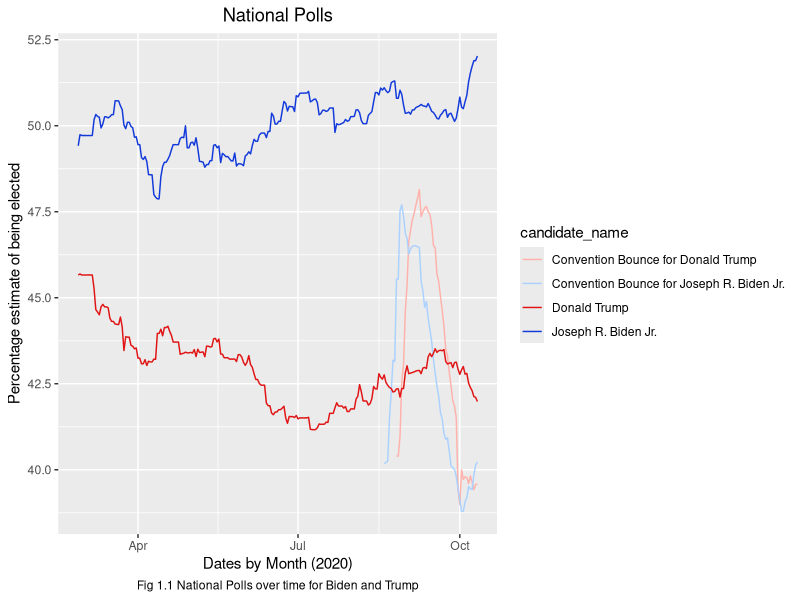
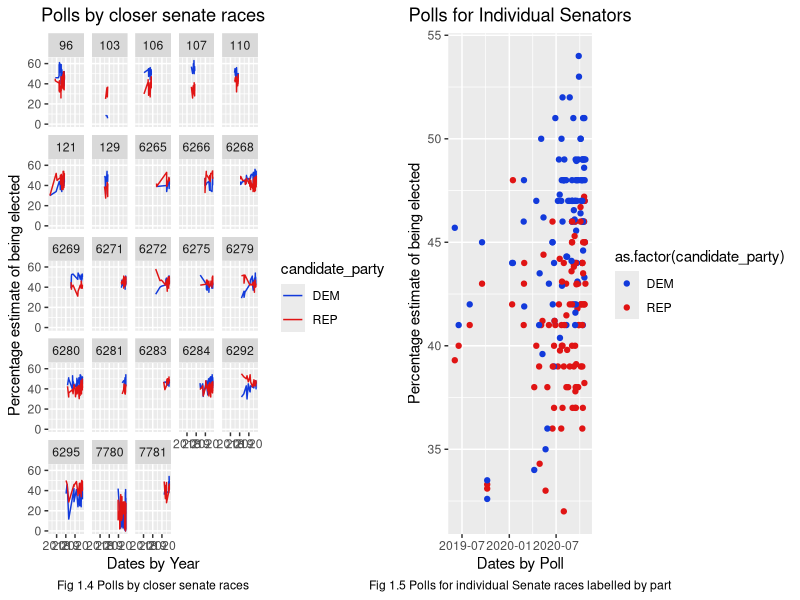

The R script that drew these images, in order:
## ---- chunk 1
library(tidyverse)
library(foreign)
library(gridExtra)
## ---- chunk 2
presidential_poll_averages_2020 <- read.csv("data/presidential_poll_averages_2020.csv") # note Maine and Nebraska are counted several times due to split electoral votes in this dataset
senate_polls <- read.csv("data/senate_polls.csv")
## ---- chunk 3
p0 <- presidential_poll_averages_2020 %>%
  filter(state == "National") %>% ggplot(aes(x = as.Date(modeldate, format = "%m/%d/%y"), y = pct_estimate, color = candidate_name)) + geom_line() + labs(title = "National Polls", caption = "Fig 1.1 National Polls over time for Biden and Trump") + scale_colour_manual(values = c("Joseph R. Biden Jr." = "#123adb", "Donald Trump" = "#E01414", "Convention Bounce for Donald Trump" = "#ffb2ab","Convention Bounce for Joseph R. Biden Jr." =  "#abd1ff")) + xlab("Dates by Month (2020)") + ylab("Percentage estimate of being elected") + theme(plot.title = element_text(hjust = 0.5), , plot.caption = element_text(hjust = 0.5))

p1 <- presidential_poll_averages_2020 %>%
  filter(state != "National") %>% 
  filter(state != "ME-1") %>%
  filter(state != "ME-2") %>%
  filter(state != "NE-1") %>%
  filter(state != "NE-2") %>%
  filter(candidate_name == "Donald Trump" | candidate_name == "Joseph R. Biden Jr.") %>%
  ggplot(aes(x = as.Date(modeldate, format = "%m/%d/%y"), y = pct_estimate, color = candidate_name)) + geom_line() + facet_wrap(~state) + labs(title = "Polls by state", caption = "Fig 1.2 State Polls over time for Biden and Trump") + scale_colour_manual(values = c("Joseph R. Biden Jr." = "#123adb", "Donald Trump" = "#E01414")) + xlab("Dates by Month (2020)") + ylab("Percentage estimate of being elected") + theme(plot.title = element_text(hjust = 0.5), , plot.caption = element_text(hjust = 0.5))

p2 <- presidential_poll_averages_2020 %>%
  filter(state == "Florida" | state == "Pennsylvania" | state == "Ohio" | state == "Michigan" | state == "North Carolina" | state == "Arizona" | state == "Wisconsin" |  state == "Iowa") %>%
  filter(candidate_name == "Donald Trump" | candidate_name == "Joseph R. Biden Jr.") %>%
  ggplot(aes(x = as.Date(modeldate, format = "%m/%d/%y"), y = pct_estimate, color = candidate_name)) + geom_line() + facet_wrap(~state) + labs(title = "Polls by Swing State", caption = "Fig 1.3 Swing State Polls over time for Biden and Trump specifically in the swing states (Democratic or Republican") + scale_colour_manual(values = c("Joseph R. Biden Jr." = "#123adb", "Donald Trump" = "#E01414")) + xlab("Dates by Month (2020)") + ylab("Percentage estimate of being elected") + theme(plot.title = element_text(hjust = 0.5), , plot.caption = element_text(hjust = 0.5))
## ---- chunk 4
s1 <- senate_polls %>%
  filter(candidate_party == "DEM" | candidate_party == "REP") %>%
  filter(state == "Minnesota" | state == "Michigan" | state == "Arizona" | state == "Colorado" | state == "North Carolina" | state == "Maine" | state == "Iowa" | state == "Montana" | state == "Georgia" | state == "Kansas" | state == "South Carolina" | state == "Alabama" |state == "Alaska" |state == "Texas") %>%
  ggplot(aes(x = as.Date(end_date, format = "%m/%d/%y"), y = pct, color = candidate_party)) + geom_line() + facet_wrap(~race_id) + labs(title = "Polls by closer senate races", caption="Fig 1.4 Polls by closer senate races") + scale_colour_manual(values = c("DEM" = "#123adb", "REP" = "#E01414")) + xlab("Dates by Year") + ylab("Percentage estimate of being elected") + theme(plot.title = element_text(hjust = 0.5), , plot.caption = element_text(hjust = 0.5))
## ---- chunk 5
NC_senate <- senate_polls %>%
  filter(state == "North Carolina") %>%
  filter(candidate_party == "DEM" | candidate_party == "REP")

n0 <- NC_senate %>%
  ggplot(aes(x = as.Date(end_date, format = "%m/%d/%y"), y = pct, color = as.factor(candidate_party))) + geom_point() + scale_colour_manual(values = c("DEM" = "#123adb", "REP" = "#E01414")) + xlab("Dates by Poll") + ylab("Percentage estimate of being elected") + theme(plot.title = element_text(hjust = 0.5), , plot.caption = element_text(hjust = 0.5)) + labs(title = "Polls for Individual Senators", caption="Fig 1.5 Polls for individual Senate races labelled by part")
## ---- chunk 6
p0
## ---- chunk 7
gridExtra::grid.arrange(s1,n0, ncol=2)
